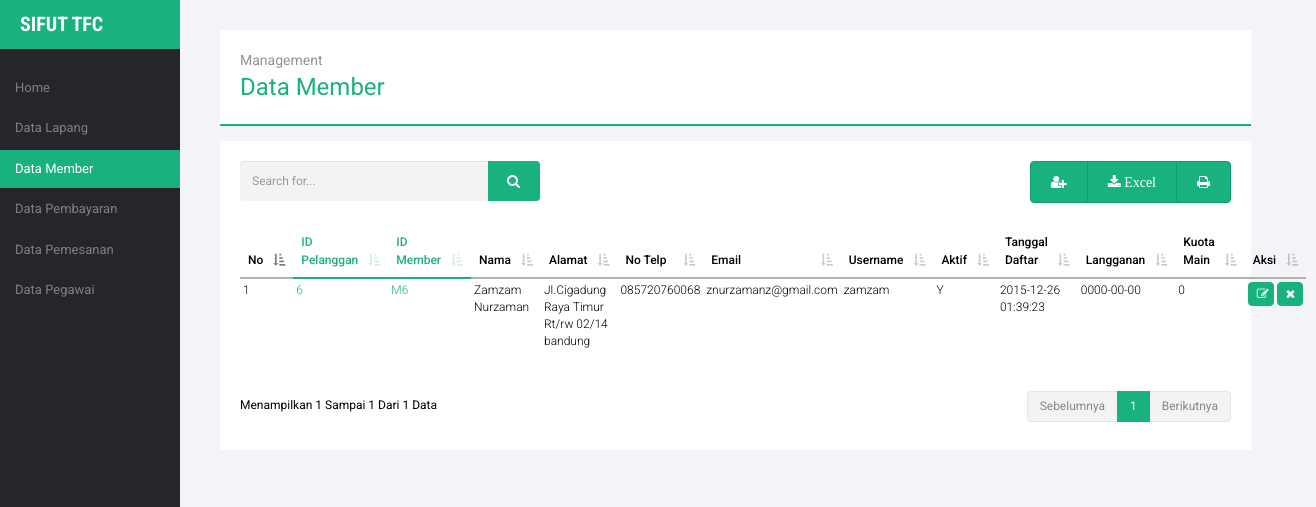
/pegawai/pegawai.php?module=data_member, run on an earlier commit of the app's database.
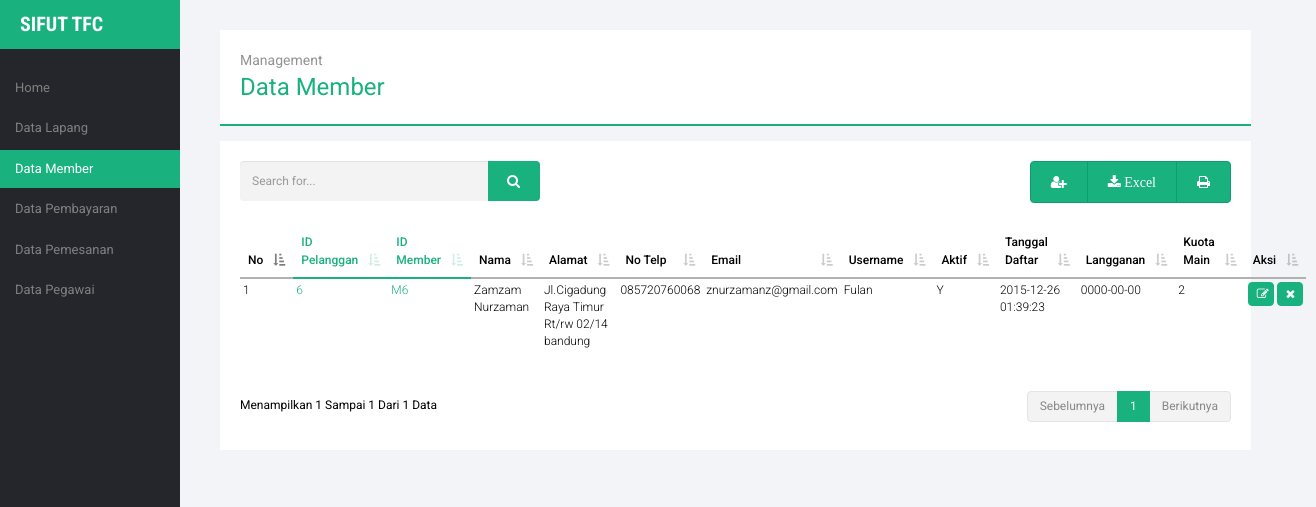
And on a later commit of the database.
### tables this page shows
CREATE TABLE IF NOT EXISTS `member` (
  `id_pelanggan` int(11) NOT NULL,
  `id_member` varchar(10) NOT NULL,
  `username` varchar(30) NOT NULL,
  `password` varchar(60) NOT NULL,
  `aktif` enum('Y','T') NOT NULL,
  `tanggal_daftar` datetime NOT NULL,
  `langganan` date NOT NULL,
  `kuota_main` int(10) NOT NULL
);

CREATE TABLE IF NOT EXISTS `pelanggan` (
  `id_pelanggan` int(11) NOT NULL,
  `nama` varchar(50) NOT NULL,
  `alamat` varchar(100) NOT NULL,
  `no_telp` varchar(12) NOT NULL,
  `email` varchar(50) NOT NULL
);

### pegawai/module_member/table/table_body.php (the view)
<?php
echo "
	<tr><td>$no</td>
     <td class='tab-col'>$tampil[id_pelanggan]</td>
                     <td class='tab-col'>$tampil[id_member]</td>
			         <td>$tampil[nama]</td>
			         <td>$tampil[alamat]</td>
			         <td>$tampil[no_telp]</td>
			         <td>$tampil[email]</td>
			         <td>$tampil[username]</td>
			         <td>$tampil[aktif]</td>
			         <td>$tampil[tanggal_daftar]</td>
			         <td>$tampil[langganan]</td>
			         <td>$tampil[kuota_main]</td>
	 ";

### pegawai/module_member/tampil_member.php
<?php
	$tampil_admin = mysql_query("SELECT * FROM member,pelanggan where member.id_pelanggan=pelanggan.id_pelanggan ORDER BY id_member");
?>
    <div class="title-content">
    <span>Management</span>
    data member
  </div>
  <div class="content">
    <div class="row">
      <div class="col-md-6">
        <form action="?module=data_member&act=carimember" method="post">
          <div class="input-group search">
            <input name="cari" type="text" class="form-control" placeholder="Search for...">
            <span class="input-group-btn">
              <button class="btn btn-default" type="submit"><i class="fa fa-search"></i></button>
            </span>
          </div>
        </form>
      </div>
      <div class="col-md-6">
        <div class="btn-group" role="group" aria-label="fungsional">
          <a type="button" class="btn btn-default" href="#tambah_data" data-toggle="modal"><i class="fa fa-user-plus"></i></a>
          <a type="button" class="btn btn-default" href="module_member/action_member.php?module=data_member&act=export"><i class="fa fa-download"> Excel</i></a>
          <a type="button" class="btn btn-default" href="module_member/cetak_pdf.php"><i class="fa fa-print"></i></a>
        </div>
      </div>
    </div>
    <table cellpadding="0" cellspacing="0" border="0" class="table table-hover tab-mar-top" id="example">
      <?php include "table/table_header.php" ?>
          <th width="20px">Aksi</th>
        </tr>
      </thead>
      <tbody>
<?php
    $no=1;
    while ($tampil=mysql_fetch_array($tampil_admin)){
       include "table/table_body.php";
       echo "
             <td><a href='?module=data_member&act=editmember&id=$tampil[id_member]' class='fa fa-edit'></a>
             <a class='fa fa-remove' href=javascript:confirmdelete('$action?module=data_member&act=hapusmember&id=$tampil[id_member]')></a></td>
             </tr>";
      $no++;
    }
  echo "
        </tbody>
        </table>
        </div>";
?>

What changed in the data, as far as the page shows it:
changed member "Zamzam Nurzaman": username "zamzam" → "Fulan"; kuota_main "0" → "2"
